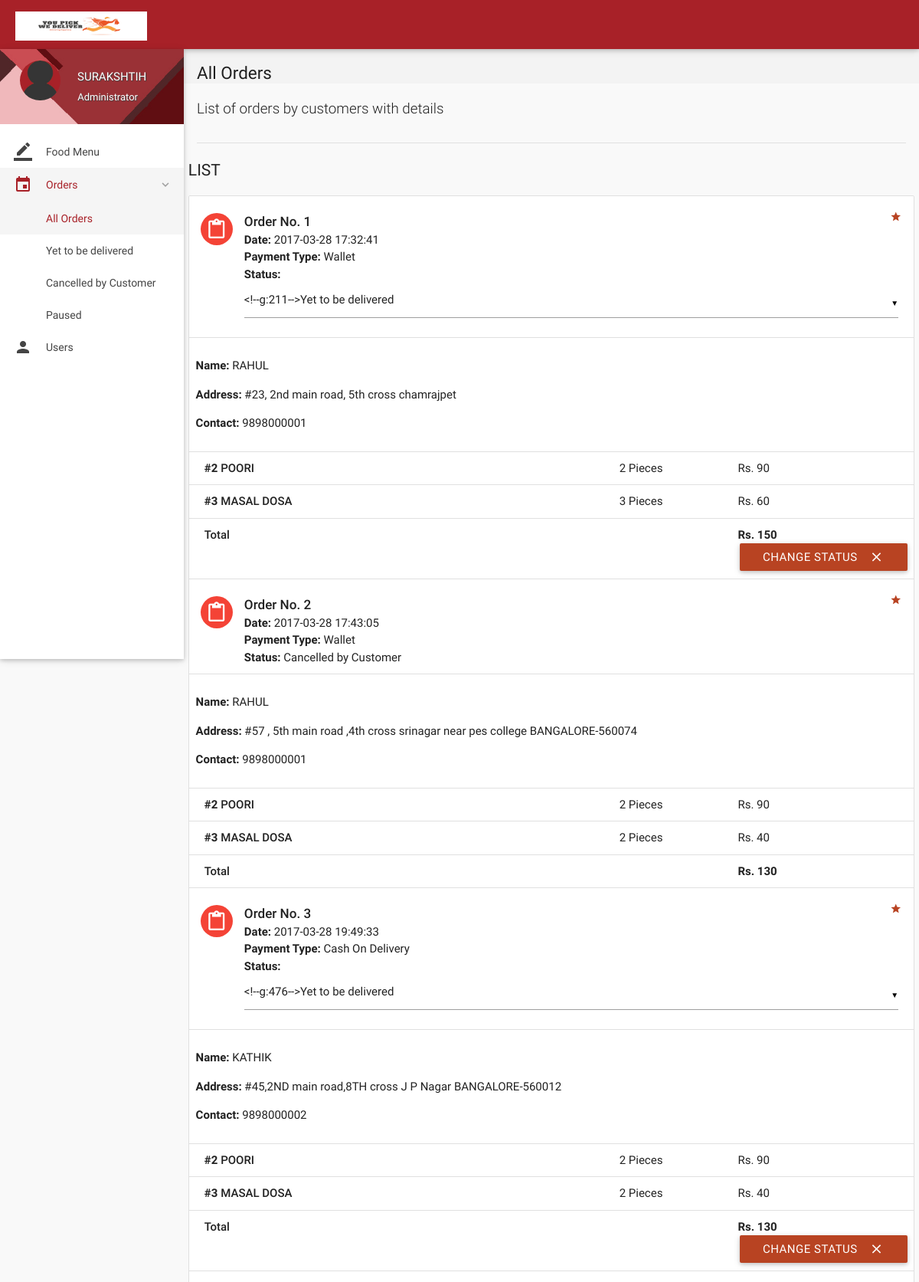
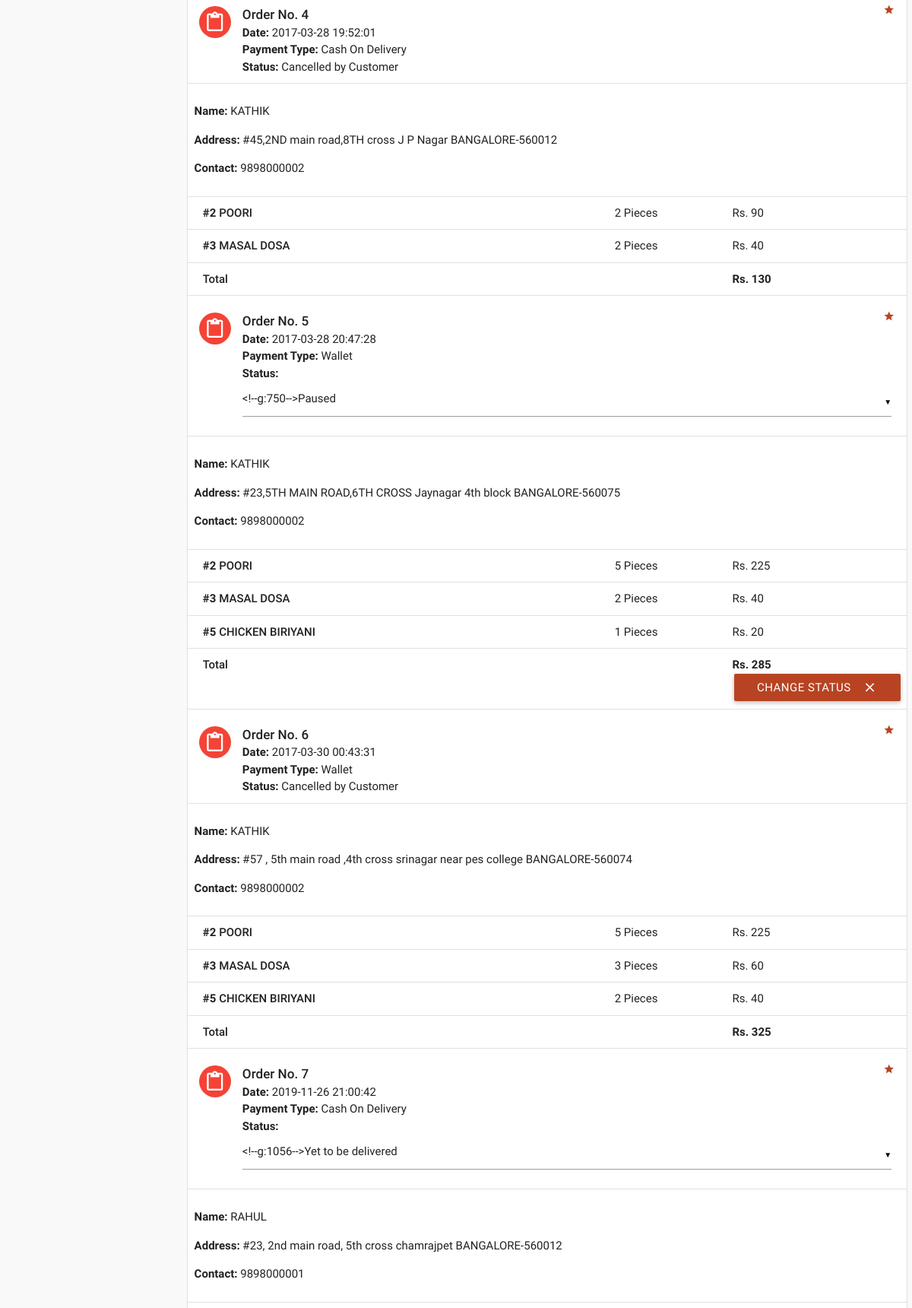
The app's page /all-orders.php (signed in, upper part) with its own data (2 pictures, top to bottom).
### tables this page shows
CREATE TABLE `orders` (
  `id` int(11) NOT NULL,
  `customer_id` int(11) NOT NULL,
  `address` varchar(300) NOT NULL,
  `date` datetime NOT NULL DEFAULT current_timestamp(),
  `payment_type` varchar(16) NOT NULL DEFAULT 'Wallet',
  `total` int(11) NOT NULL,
  `status` varchar(25) NOT NULL DEFAULT 'Yet to be delivered',
  `deleted` tinyint(4) NOT NULL DEFAULT 0
);

CREATE TABLE `users` (
  `id` int(11) NOT NULL,
  `role` varchar(15) NOT NULL DEFAULT 'Customer',
  `name` varchar(15) NOT NULL,
  `username` varchar(10) NOT NULL,
  `password` varchar(16) NOT NULL,
  `email` varchar(35) DEFAULT NULL,
  `address` varchar(300) DEFAULT NULL,
  `contact` bigint(11) NOT NULL,
  `verified` tinyint(1) NOT NULL DEFAULT 0,
  `deleted` tinyint(4) NOT NULL DEFAULT 0
);

CREATE TABLE `order_details` (
  `id` int(11) NOT NULL,
  `order_id` int(11) NOT NULL,
  `item_id` int(11) NOT NULL,
  `quantity` int(11) NOT NULL,
  `price` int(11) NOT NULL
);

CREATE TABLE `items` (
  `id` int(11) NOT NULL,
  `name` varchar(20) NOT NULL,
  `price` int(11) NOT NULL,
  `deleted` tinyint(4) NOT NULL DEFAULT 0
);

### includes/connect.php (called while the page is built, shortened)
<?php
$name = $_SESSION['name'];
$role = $_SESSION['role'];
?>

### all-orders.php (the view, shortened to what this page needs)
<?php
include 'includes/connect.php';
	if($_SESSION['admin_sid']==session_id())
	{
		?>
<!DOCTYPE html>
<html lang="en">
<head>
  <link href="css/materialize.min.css" type="text/css" rel="stylesheet" media="screen,projection">
  <link href="css/style.min.css" type="text/css" rel="stylesheet" media="screen,projection">
  <link href="css/custom/custom.min.css" type="text/css" rel="stylesheet" media="screen,projection">
  <link href="js/plugins/perfect-scrollbar/perfect-scrollbar.css" type="text/css" rel="stylesheet" media="screen,projection">
</head>
<body>
  <header id="header" class="page-topbar">
        <div class="navbar-fixed">
            <nav class="navbar-color">
                <div class="nav-wrapper">
                    <ul class="left">
                      <li><h1 class="logo-wrapper"><a href="index.php" class="brand-logo darken-1"><img src="images/l.png" alt="logo"></a> <span class="logo-text">Logo</span></h1></li>
                    </ul>
                </div>
            </nav>
        </div>
  </header>
  <div id="main">
    <div class="wrapper">
      <aside id="left-sidebar-nav">
        <ul id="slide-out" class="side-nav fixed leftside-navigation">
            <li class="user-details cyan darken-2">
            <div class="row">
                <div class="col col s4 m4 l4">
                    <img src="images/avatar.jpg" alt="" class="circle responsive-img valign profile-image">
                </div>
                <div class="col col s8 m8 l8">
                    <a class="btn-flat dropdown-button waves-effect waves-light white-text profile-btn" href="#" data-activates="profile-dropdown"><?php echo $name;?> <i class="mdi-navigation-arrow-drop-down right"></i></a>
                    <p class="user-roal"><?php echo $role;?></p>
                </div>
            </div>
            </li>
            <li class="bold"><a href="index.php" class="waves-effect waves-cyan"><i class="mdi-editor-border-color"></i> Food Menu</a>
            </li>
                <li class="no-padding">
                    <ul class="collapsible collapsible-accordion">
                        <li class="bold"><a class="collapsible-header waves-effect waves-cyan active"><i class="mdi-editor-insert-invitation"></i> Orders</a>
                            <div class="collapsible-body">
                                <ul>
								<li class="<?php
								if(!isset($_GET['status'])){
										echo 'active';
									}?>
									"><a href="all-orders.php">All Orders</a>
                                </li>
								<?php
									$sql = mysqli_query($con, "SELECT DISTINCT status FROM orders;");
									while($row = mysqli_fetch_array($sql)){
                                    echo '<li class='.(isset($_GET['status'])?($status == $_GET['status'] ? 'active' : ''): '').'><a href="all-orders.php?status='.$row['status'].'">'.$row['status'].'</a>
                                    </li>';
									}
									?>
                                </ul>
                            </div>
                        </li>
                    </ul>
                </li>
            <li class="bold"><a href="users.php" class="waves-effect waves-cyan"><i class="mdi-social-person"></i> Users</a>
            </li>
        </ul>
        </aside>
      <section id="content">
        <div id="breadcrumbs-wrapper">
          <div class="container">
            <div class="row">
              <div class="col s12 m12 l12">
                <h5 class="breadcrumbs-title">All Orders</h5>
              </div>
            </div>
          </div>
        </div>
        <div class="container">
          <p class="caption">List of orders by customers with details</p>
          <div class="divider"></div>
<div id="work-collections" class="seaction">
					<?php
					if(isset($_GET['status'])){
						$status = $_GET['status'];
					}
					else{
						$status = '%';
					}
					$sql = mysqli_query($con, "SELECT * FROM orders WHERE status LIKE '$status';");
					echo '<div class="row">
                <div>
                    <h4 class="header">List</h4>
                    <ul id="issues-collection" class="collection">';
					while($row = mysqli_fetch_array($sql))
					{
						$status = $row['status'];
						$deleted = $row['deleted'];
						echo '<li class="collection-item avatar">
                              <i class="mdi-content-content-paste red circle"></i>
                              <span class="collection-header">Order No. '.$row['id'].'</span>
                              <p><strong>Date:</strong> '.$row['date'].'</p>
                              <p><strong>Payment Type:</strong> '.$row['payment_type'].'</p>
							  <p><strong>Status:</strong> '.($deleted ? $status : '
							  <form method="post" action="routers/edit-orders.php">
							    <input type="hidden" value="'.$row['id'].'" name="id">
								<select name="status">
								<option value="Yet to be delivered" '.($status=='Yet to be delivered' ? 'selected' : '').'>Yet to be delivered</option>
								<option value="Delivered" '.($status=='Delivered' ? 'selected' : '').'>Delivered</option>
								<option value="Cancelled by Admin" '.($status=='Cancelled by Admin' ? 'selected' : '').'>Cancelled by Admin</option>
								<option value="Paused" '.($status=='Paused' ? 'selected' : '').'>Paused</option>
								</select>
							  ').'</p>
                              <a href="#" class="secondary-content"><i class="mdi-action-grade"></i></a>
                              </li>';
						$order_id = $row['id'];
						$customer_id = $row['customer_id'];
						$sql1 = mysqli_query($con, "SELECT * FROM order_details WHERE order_id = $order_id;");
						$sql3 = mysqli_query($con, "SELECT * FROM users WHERE id = $customer_id;");
							while($row3 = mysqli_fetch_array($sql3))
							{
							echo '<li class="collection-item">
                            <div class="row">
							<p><strong>Name: </strong>'.$row3['name'].'</p>
							<p><strong>Address: </strong>'.$row['address'].'</p>
							'.($row3['contact'] == '' ? '' : '<p><strong>Contact: </strong>'.$row3['contact'].'</p>').'
							'.($row3['email'] == '' ? '' : '<p><strong>Email: </strong>'.$row3['email'].'</p>').'
							'.(!empty($row['description']) ? '<p><strong>Note: </strong>'.$row['description'].'</p>' : '').'
                            </li>';
							}
						while($row1 = mysqli_fetch_array($sql1))
						{
							$item_id = $row1['item_id'];
							$sql2 = mysqli_query($con, "SELECT * FROM items WHERE id = $item_id;");
							while($row2 = mysqli_fetch_array($sql2))
								$item_name = $row2['name'];
							echo '<li class="collection-item">
                            <div class="row">
                            <div class="col s7">
                            <p class="collections-title"><strong>#'.$row1['item_id'].'</strong> '.$item_name.'</p>
                            </div>
                            <div class="col s2">
                            <span>'.$row1['quantity'].' Pieces</span>
                            </div>
                            <div class="col s3">
                            <span>Rs. '.$row1['price'].'</span>
                            </div>
                            </div>
                            </li>';
						}
								echo'<li class="collection-item">
                                        <div class="row">
                                            <div class="col s7">
                                                <p class="collections-title"> Total</p>
                                            </div>
                                            <div class="col s2">
											<span> </span>
                                            </div>
                                            <div class="col s3">
                                                <span><strong>Rs. '.$row['total'].'</strong></span>
                                            </div>';
								if(!$deleted){
								echo '<button class="btn waves-effect waves-light right submit" type="submit" name="action">Change Status
                                              <i class="mdi-content-clear right"></i>
										</button>
										</form>';
								}
								echo'</div></li>';
					}
					?>
					</ul>
                </div>
              </div>
            </div>
        </div>
      </section>
    </div>
  </div>
</body>
</html>
<?php
	}
?>

### records on screen
orders: id "1", date "2017-03-28 17:32:41", payment_type "Wallet", address "#23, 2nd main road, 5th cross chamrajpet", total "150", deleted "CHANGE STATUS"
users: name "RAHUL", contact "9898000001"
order_details: item "2", item.name "POORI", quantity "2", price "90"
order_details: item "3", item.name "MASAL DOSA", quantity "3", price "60"
orders: id "2", date "2017-03-28 17:43:05", payment_type "Wallet", status "Cancelled by Customer", address "#57 , 5th main road ,4th cross srinagar near pes college BANGALORE-560074", total "130"
order_details: item "2", item.name "POORI", quantity "2", price "90"
order_details: item "3", item.name "MASAL DOSA", quantity "2", price "40"
orders: id "3", date "2017-03-28 19:49:33", payment_type "Cash On Delivery", address "#45,2ND main road,8TH cross J P Nagar BANGALORE-560012", total "130", deleted "CHANGE STATUS"
users: name "KATHIK", contact "9898000002"
order_details: item "2", item.name "POORI", quantity "2", price "90"
order_details: item "3", item.name "MASAL DOSA", quantity "2", price "40"
orders: id "4", date "2017-03-28 19:52:01", payment_type "Cash On Delivery", status "Cancelled by Customer", address "#45,2ND main road,8TH cross J P Nagar BANGALORE-560012", total "130"
order_details: item "2", item.name "POORI", quantity "2", price "90"
order_details: item "3", item.name "MASAL DOSA", quantity "2", price "40"
orders: id "5", date "2017-03-28 20:47:28", payment_type "Wallet", address "#23,5TH MAIN ROAD,6TH CROSS Jaynagar 4th block BANGALORE-560075", total "285", deleted "CHANGE STATUS"
order_details: item "2", item.name "POORI", quantity "5", price "225"
order_details: item "3", item.name "MASAL DOSA", quantity "2", price "40"
order_details: item "5", item.name "CHICKEN BIRIYANI", quantity "1", price "20"
orders: id "6", date "2017-03-30 00:43:31", payment_type "Wallet", status "Cancelled by Customer", address "#57 , 5th main road ,4th cross srinagar near pes college BANGALORE-560074", total "325"
order_details: item "2", item.name "POORI", quantity "5", price "225"
order_details: item "3", item.name "MASAL DOSA", quantity "3", price "60"
order_details: item "5", item.name "CHICKEN BIRIYANI", quantity "2", price "40"
orders: id "7", date "2019-11-26 21:00:42", payment_type "Cash On Delivery", address "#23, 2nd main road, 5th cross chamrajpet BANGALORE-560012"

### other values on screen
$name "SURAKSHTIH"
$role "Administrator"
$row['status'] "Yet to be delivered"
$row['status'] "Cancelled by Customer"
$row['status'] "Paused"
